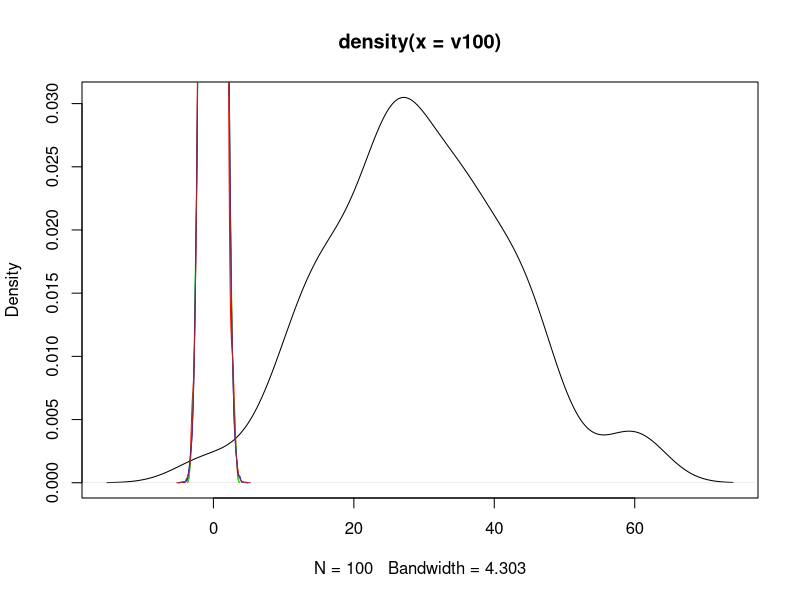
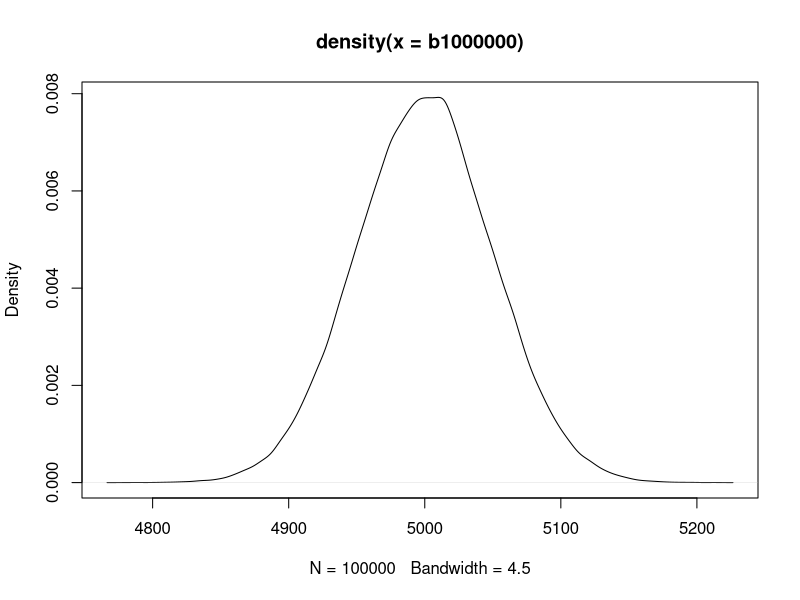
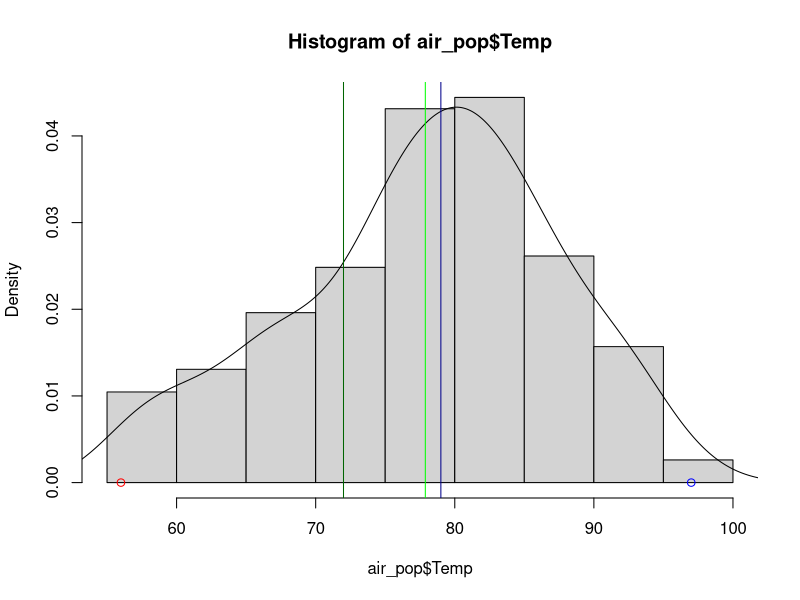
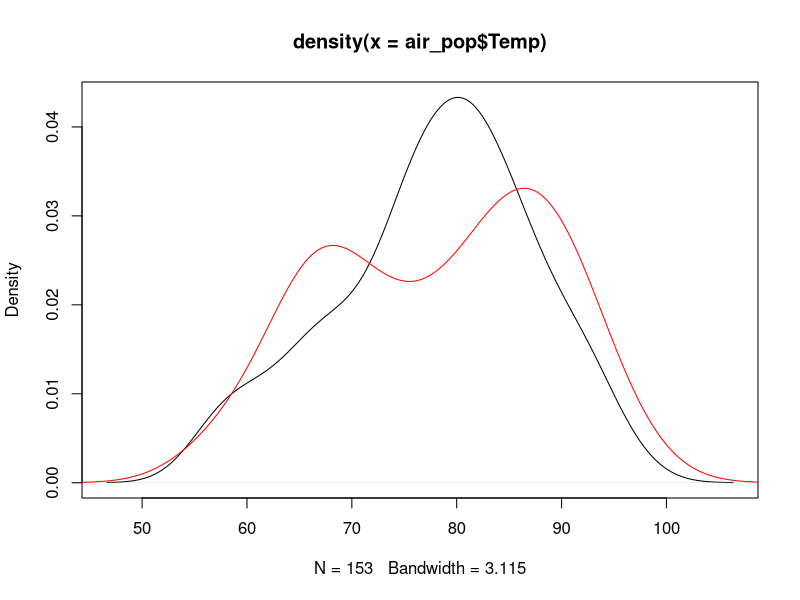
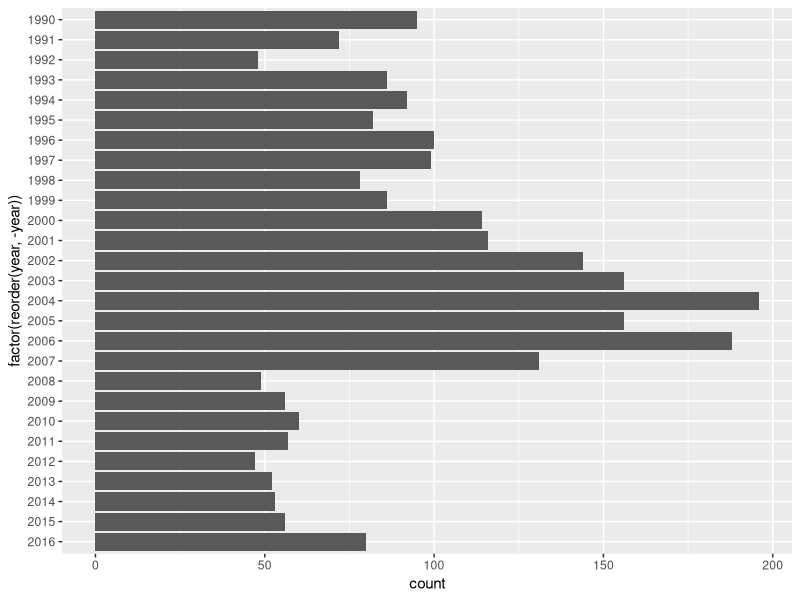
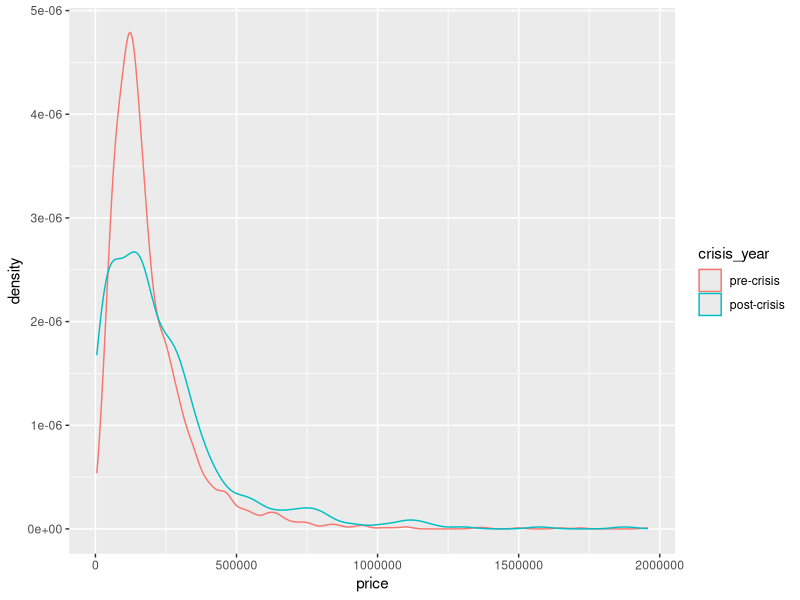
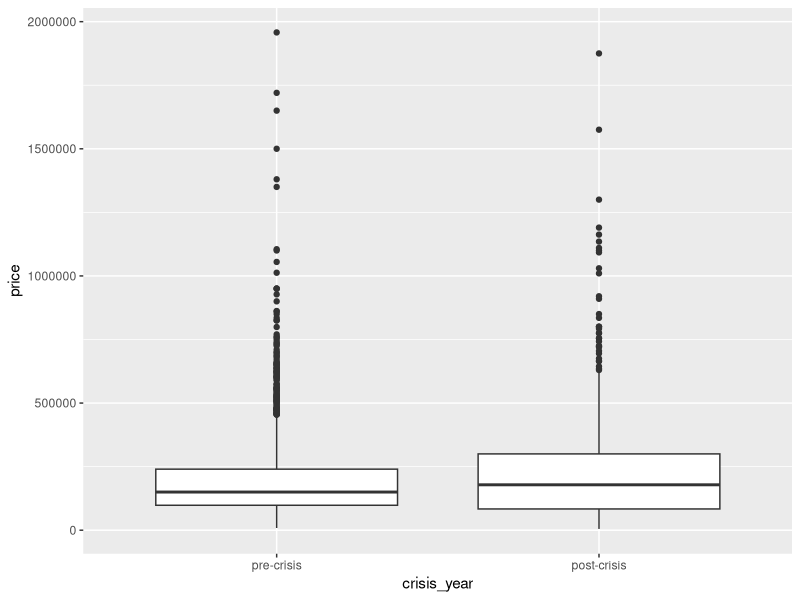
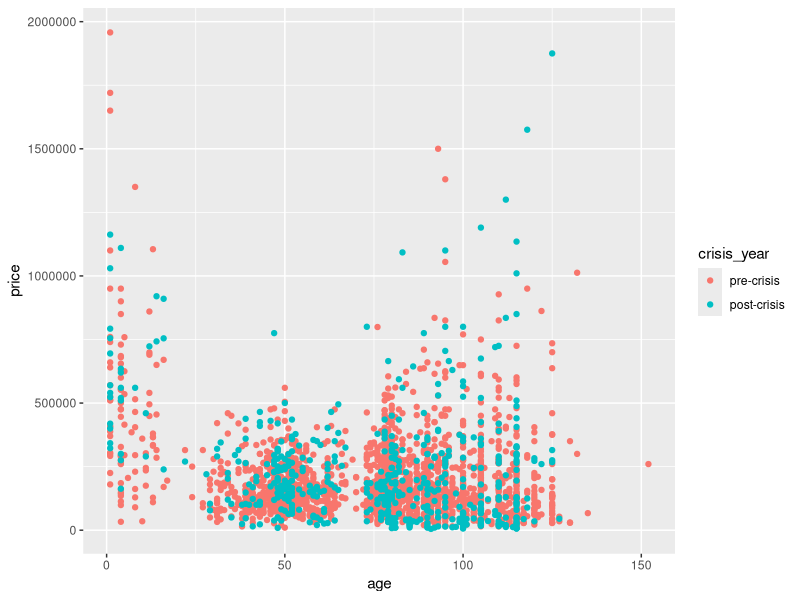

Recreate these plots in R, in order.
# Lab 5 Script: Descriptive Statistics & Data Visualization
# The University of Texas at San Antonio
# URP-5393: Urban Planning Methods II


#---- Objectives ----
# In this Lab you will learn to:

# 0. Learn about the difference between statistics (sample) and analytics (population)
# 1. Learn how to apply general descriptive statistic metrics
# 2. Learn how to use appropriate visualization methods

#---- Part 0. Population vs. Sample ----

# Law of Large Numbers
## More data on something will converge to the mean 

mean(sample(x = 1:6,size = 6,replace = T)) # dice experiment

mean(1:6)

set.seed(12)

v100<-rnorm(n = 100,mean = 30,sd = 15)
v1000<-rnorm(n = 1000,mean = 0,sd = 1)
v10000<-rnorm(n = 10000,mean = 0,sd = 1)
v100000<-rnorm(n = 100000,mean = 0,sd = 1)
v1000000<-rnorm(n = 1000000,mean = 0,sd = 1)

plot(density(v100))
lines(density(v1000),col='red')
lines(density(v10000),col='green')
lines(density(v100000),col='blue')
lines(density(v1000000),col='brown')


b100<-rbinom(n = 100,size =10,prob = 0.5)
b1000<-rbinom(n = 1000,size =10,prob = 0.5)
b10000<-rbinom(n = 10000,size =10,prob = 0.5)
b100000<-rbinom(n = 100000,size =10,prob = 0.5)
b1000000<-rbinom(n = 100000,size =10000,prob = 0.5)

plot(density(b1000000))

#---- Part 1. Learn how to apply general descriptive statistic metrics ----

# Let's imagine that this is a dataset containing ALL (the population) of air quality data 
library(data.table)
air_pop<-data.table(datasets::airquality)


View(air_pop)

str(air_pop)
air_pop[,summary(Temp)]
air_pop[,.(mean(Temp),sd(Temp))]


hist(air_pop$Temp,freq = F,breaks = 10)
lines(density(air_pop$Temp))
points(x=min(air_pop$Temp),y=0,col='red')
points(x=max(air_pop$Temp),y=0,col='blue')
abline(v=mean(air_pop$Temp),col='green')
abline(v=quantile(air_pop$Temp,probs = 0.5),col='darkblue')
abline(v=quantile(air_pop$Temp,probs = 0.25),col='darkgreen')

# library(ggplot2)
# 
# ggplot(data = air_pop,aes(x=Temp,y = after_stat(density)))+
#   geom_histogram(bins=10)+
#   geom_density()

#Let's take a sample

air_sample_temp<-sample(air_pop$Temp,size = 50)

plot(density(air_pop$Temp))
lines(density(air_sample_temp),col='red')


#---- Part 3. Learn how to use appropriate visualization methods ----
# Housing Sales in Chicago

unzip(zipfile = "datasets/HSD_sample.csv.zip",exdir = "datasets")

library(data.table)
chi_hsales<-fread(input = "05_lab/datasets/HSD_sample.csv")
setkey(chi_hsales,year,month)

#exploring the data

str(chi_hsales)

summary(chi_hsales)

# Descriptive statistics table
names(chi_hsales)
cols<-c("year","month","sqftl","sqftb","age","rooms","bedrooms","bathrooms","aircond")
DescStats_t1<-chi_hsales[,sapply(X = .SD,FUN = summary),.SDcols=cols]

fwrite(x = DescStats_t1,file = "05_lab/DT.csv")
# Frequency Statistics and Plots
#What years had more sales?
library(ggplot2)

chi_hsales[,.N,by=.(year)] 

ggplot(data = chi_hsales)+
  geom_bar(aes(x=factor(reorder(year,-year))))+
  coord_flip()


# Relational Plots
# What is the housing size distribution of housing sales before and after 2008?

chi_hsales[,crisis_year:=as.numeric(year>=2008)]
chi_hsales[,crisis_year:=factor(crisis_year,levels = c(0,1),labels = c("pre-crisis","post-crisis"))]

#density option
ggplot(data = chi_hsales)+
  geom_density(aes(x=price,colour=crisis_year))

#boxplot option
ggplot(data = chi_hsales)+
  geom_boxplot(aes(y=price,x=crisis_year))

# Did the relationship between price and age changed with the housing crisis?

ggplot(data = chi_hsales)+
  geom_point(aes(x=age, y=price, color=crisis_year))

ggplot(data = chi_hsales)+
  geom_density(aes(x=age))+
  geom_vline(xintercept = c(23,67))

chi_hsales[age>0 & age<=23, age_cuts:="0-23"]
chi_hsales[age>23 & age<=67, age_cuts:="23-67"]
chi_hsales[age>67, age_cuts:="67~"]

ggplot(data = chi_hsales)+
  geom_boxplot(aes(x=crisis_year, y=price, color=crisis_year))+
  facet_grid(~age_cuts)


# Tendency Plots
#Plot average sales price by month and year in the whole period?

mean_price<-chi_hsales[,.(mean_price=mean(price,na.rm=T)),by=.(year,month)]
mean_price[,date:=as.Date(paste(year,month,"01",sep = "/"))]

ggplot(data=mean_price,aes(x=date,y=mean_price))+
  geom_line()+
  geom_smooth()

